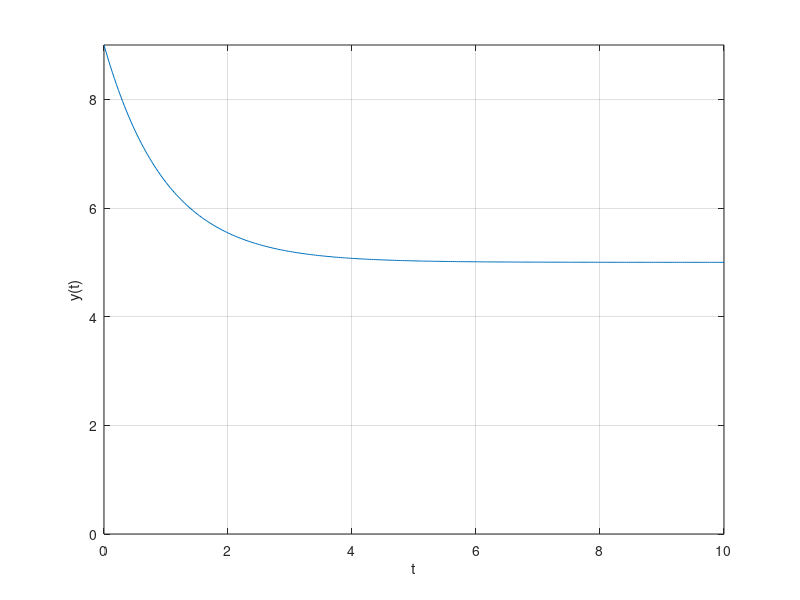

Write the MATLAB code that produced this figure.
% marchdecayWithSource.m
%   Improved Euler Method with source (rin)
%       dy/dt=-a*(y(t+1)-y(t))/2 + rin
%       y(0)=b
%
%           Author: Mojolagbe Jamiu


%% set parameters
a=1;
b=9;    %initial height of the tank
rin=5;   
Nt=300;
Tf=10;   % final time

%% initialize
t=linspace(0, Tf, Nt);
deltat=t(2)-t(1);
y=zeros(1, Nt);
y(1)=b;

%% march through array, calculating next y
%   from previous y
%       Improved Euler Method with source 
for it=1:Nt-1
    y(it+1)=y(it)*(1-a*deltat/2)/(1+a*deltat/2) + ...
        rin*deltat/(1+a*deltat/2);
end

%% plot results
plot(t, y, '-');
axis([0 Tf 0 inf]);
xlabel('t');
ylabel('y(t)');
grid on

%% display y(Tf)
clc;
yeq=rin/a;
disp(' ');
disp(['y(Tf) = ', num2str(y(Nt), 15)]);
disp(['yeq = ', num2str(yeq, 15)]);
errorpct = 100*abs(y(Nt)-yeq)/yeq;
disp(['error = ', num2str(errorpct), '%']);